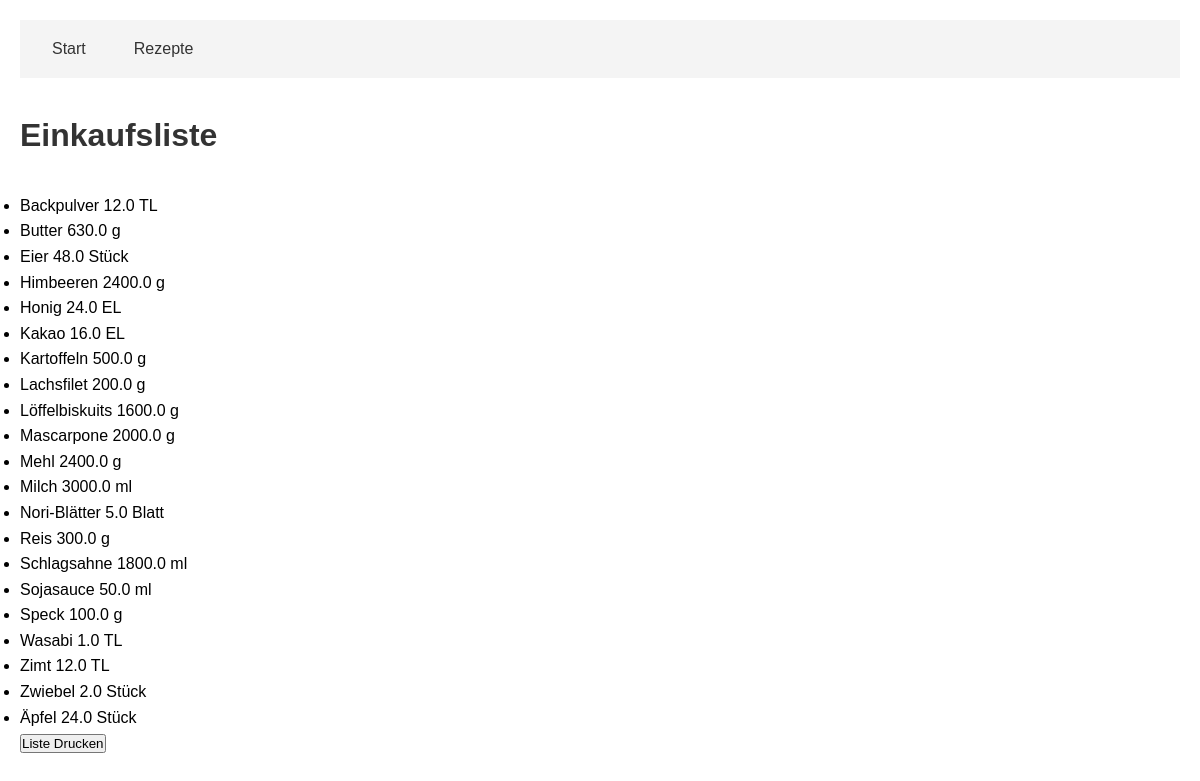
The app's page /shopping-list/ with its own data.
### app/models/recipe.py (models this page shows, shortened)
class Ingredient(db.Model):
    __tablename__ = 'ingredients'
    id = db.Column(db.Integer, primary_key=True, autoincrement=True)
    name = db.Column(db.String, nullable=False, unique=True)

class RecipeIngredient(db.Model):
    __tablename__ = 'recipe_ingredients'
    recipe_id = db.Column(db.Integer, db.ForeignKey('recipes.id', ondelete="CASCADE"), primary_key=True)
    ingredient_id = db.Column(db.Integer, db.ForeignKey('ingredients.id', ondelete="CASCADE"), primary_key=True)
    amount = db.Column(db.Float, nullable=False)
    unit = db.Column(db.String, nullable=False)
    recipe = db.relationship('Recipe', backref=db.backref('recipe_ingredients', cascade='all, delete-orphan'))
    ingredient = db.relationship('Ingredient', backref=db.backref('recipe_ingredients', cascade='all, delete-orphan'))

### app/routes/shopping_routes.py (the view)
@bp.route('/', methods=['GET'])
def view_shopping_list():
    response = get_shopping_list()
    if hasattr(response, 'json'):
        data = response.json
        if data.get('success'):
            ingredients = data.get('ingredients', [])
            ingredients.sort(key=lambda x: x['name'])
            return render_template('shopping_list.html', ingredients=ingredients)
    return render_template('shopping_list.html', error="Could not load shopping list")

### app/models/recipe.py (called while the page is built)
    def __repr__(self):
        return f"<Recipe(id={self.id}, name={self.name}, category={self.category})>"

### app/templates/shopping_list.html (shortened to what this page needs)
{% extends "base.html" %}
{% block content %}
<div class="container mx-auto px-4 py-8">
    <h1 class="text-3xl font-bold mb-6">Einkaufsliste</h1>
    {% if error %}
        <div class="bg-red-100 border border-red-400 text-red-700 px-4 py-3 rounded relative" role="alert">
            <span class="block sm:inline">{{ error }}</span>
        </div>
    {% else %}
        <div class="bg-white shadow rounded-lg p-6">
            {% if ingredients %}
                <ul class="divide-y divide-gray-200">
                {% for ingredient in ingredients %}
                    <li class="py-4 flex justify-between items-center">
                        <span class="font-medium text-gray-900">{{ ingredient.name }}</span>
                        <span class="text-gray-600">
                            {{ "%.1f"|format(ingredient.amount) }} {{ ingredient.unit }}
                        </span>
                    </li>
                {% endfor %}
                </ul>
            {% else %}
                <p class="text-gray-600 text-center py-4">Keine Zutaten in der Einkaufsliste.</p>
            {% endif %}
        </div>
        <div class="mt-6 text-center">
            <button onclick="window.print()" class="bg-blue-500 hover:bg-blue-600 text-white font-bold py-2 px-4 rounded">
                Liste Drucken
            </button>
        </div>
    {% endif %}
</div>
{% endblock %}

### app/static/css/main.css (style rules this page uses)
* { margin: 0; padding: 0; box-sizing: border-box; }
body { font-family: Arial, sans-serif; line-height: 1.6; padding: 20px; max-width: 1200px; margin: 0 auto; }
h1 { margin-bottom: 2rem; color: #333; }

### records on screen
Ingredient: name "Backpulver", amount "12.0", unit "TL"
Ingredient: name "Butter", amount "630.0", unit "g"
Ingredient: name "Himbeeren", amount "2400.0", unit "g"
Ingredient: name "Honig", amount "24.0", unit "EL"
Ingredient: name "Kakao", amount "16.0", unit "EL"
Ingredient: name "Kartoffeln", amount "500.0", unit "g"
Ingredient: name "Lachsfilet", amount "200.0", unit "g"
Ingredient: name "Löffelbiskuits", amount "1600.0", unit "g"
Ingredient: name "Mascarpone", amount "2000.0", unit "g"
Ingredient: name "Mehl", amount "2400.0", unit "g"
Ingredient: name "Milch", amount "3000.0", unit "ml"
RecipeIngredient: name "Nori-Blätter", amount "5.0", unit "Blatt"
Ingredient: name "Reis", amount "300.0", unit "g"
Ingredient: name "Schlagsahne", amount "1800.0", unit "ml"
Ingredient: name "Sojasauce", amount "50.0", unit "ml"
Ingredient: name "Speck", amount "100.0", unit "g"
Ingredient: name "Wasabi", amount "1.0", unit "TL"
Ingredient: name "Zimt", amount "12.0", unit "TL"

### other values on screen
{{ ingredient.name }} "Eier" "Zwiebel" "Äpfel"
{{ "%.1f"|format(ingredient.amount) }} "48.0" "2.0" "24.0"
{{ ingredient.unit }} "Stück" "Stück" "Stück"
